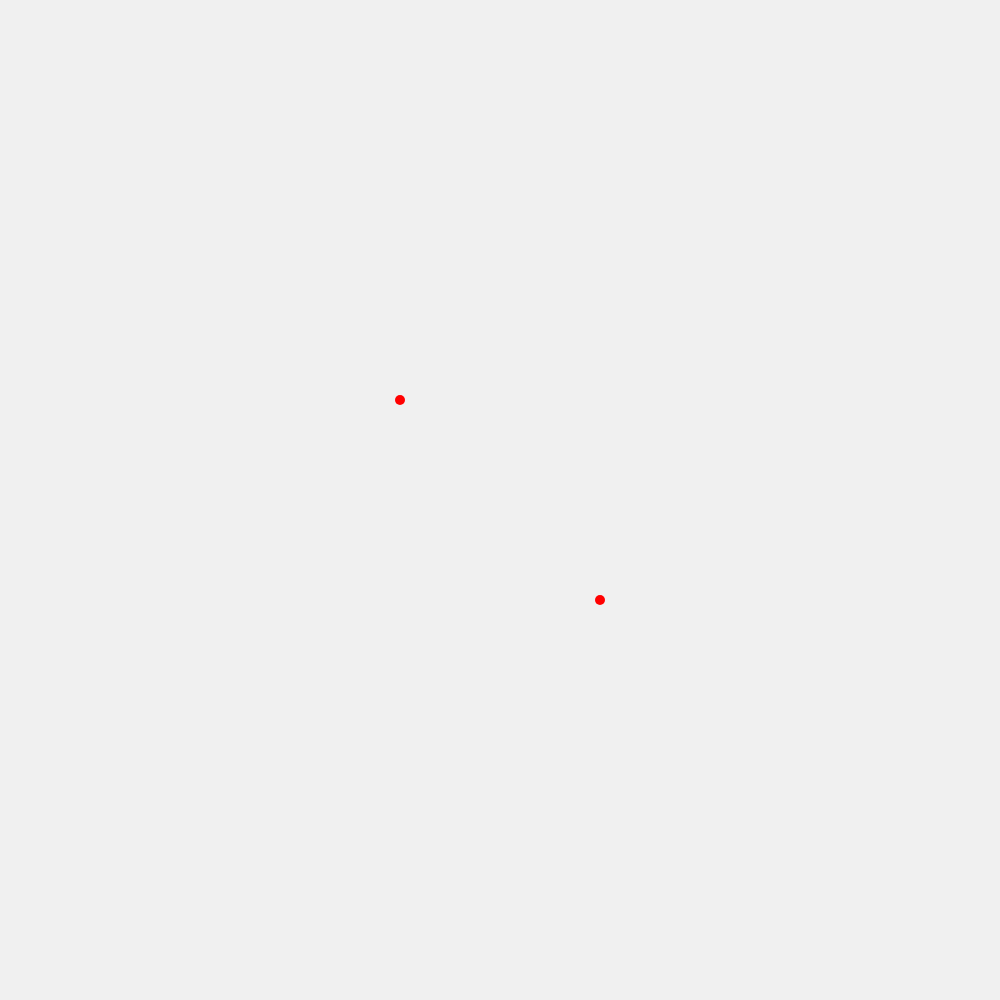
Frame 1 (no input)
Frame 60 (no input): identical to frame 1, image omitted
Frame 120 (the mouse pressed at the canvas centre since frame 60): identical to frame 1, image omitted

The p5.js sketch that drew this single still picture (run headless with seeded random() and noise() and a simulated clock; from frame 60 on, the mouse is pressed at the canvas centre):

// p5.js sketch
// ── sketch.js
let shape;

function setup() {
  createCanvas(1000, 1000);

  shape = new CornerSquare();
}

function draw() {
  background(240);

  shape.show();
}

class CornerSquare {
  constructor() {
    this.pos = createVector(width / 2, height / 2);
    this.w = 200;
    this.h = 200;

    //clockwise
    this.p1 = new squarePoint(this.pos.x - this.w / 2, this.pos.y - this.h / 2); //upper left pos
    this.p2 = new squarePoint(this.pos.x + this.w / 2, this.pos.y - this.h / 2); //upper right pos
    this.p3 = new squarePoint(this.pos.x + this.w / 2, this.pos.y + this.h / 2); //lower right pos
    this.p4 = new squarePoint(this.pos.x - this.w / 2, this.pos.y + this.h / 2); //lower left pos
    

    this.corners = [this.p1, this.p2, this.p3, this.p4];

    let ellipseType = ["horizontal", "vertical"];
    
    for(let i = 0; i<this.corners.length; i++){
      this.corners[i].filled = round(random(1)); 
    }

    // -- make sure there's always at least two points filled? --
    // let fillCount = 0; 
    // for(let j = 0; j<this.corners.length; j++){
    //   let pt = this.corners[i];
    //   if(pt.filled){
    //     fillCount++;
    //   }
    // }
  }

  pickFromList(list) {
    //pick an item from a list
    return list[int(random(list.length))];
  }

  show() {
    strokeWeight(10);
    stroke('red');
    for(let i = 0; i<this.corners.length; i++){
      let pt = this.corners[i]; 
      if(pt.filled){
        point(pt.pos.x, pt.pos.y); 
      }
    }
  }
}

class squarePoint{
  constructor(x, y){
    this.pos = createVector(x,y); 
    this.filled = false; 
  }
}
